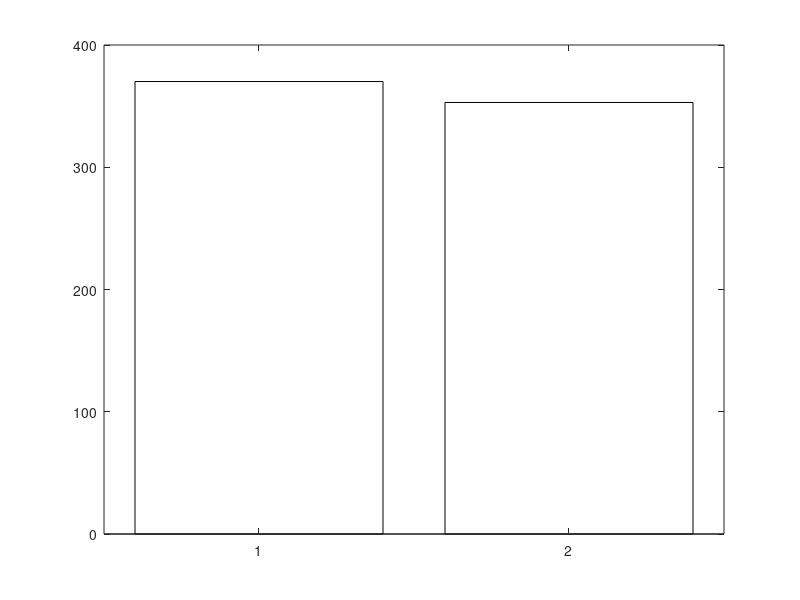

MATLAB code to generate this figure: (Note: this script raises an error after producing the figure.)
% Clear previous data and close all figures
clear;
close all;
clc;

% Données initiales pour la simulation sans amélioration
U_murs1_sans_am = 0.38; % Coefficient de transmission thermique (W/m².K)
U_murs2_sans_am = 0.38;
U_vitres_sans_am = 2.70;

A_fenetres = 137.72; % Surface des fenêtres (m²)
A_mur1 = 217.73;
A_mur2 = A_mur1;

U_tt = 0.79; % Ponts thermiques toiture terrasses
U_pii = 0.99; % Ponts thermiques planchers intermédiaires intérieurs
U_pie = 0.07; % Ponts thermiques planchers intermédiaires extérieurs
U_amei = 0.03; % Ponts thermiques angles murs extérieurs intérieurs
U_amee = 0.015; % Ponts thermiques angles murs extérieurs extérieurs

V = 4.31; % débit d'air de la CTA (m^3/s)
rau = 1.2; % kg/m^3
cp = 1005; % J/(kg.dT)

T_reelle = [5.6, 8.4, 10.7, 12.3, 17.8, 20.5, 23, 23.3, 17.5, 16.3, 10.2, 5.7]; % Température moyenne mensuelle

% Simulation sans amélioration
T_ref = 20;

Q_murs1_sans_am = U_murs1_sans_am * A_mur1 * max(0, (T_ref - T_reelle));
Q_murs2_sans_am = U_murs2_sans_am * A_mur2 * max(0, (T_ref - T_reelle));
Q_fenetres_sans_am = U_vitres_sans_am * A_fenetres * max(0, (T_ref - T_reelle));

Q_ponts_sans_am = 2 * (48.06 + 23.03) * (U_tt + U_pii + U_pie + U_amei + U_amee) * max(0, (T_ref - T_reelle));

Q_CTA_sans_am = V * rau * cp * max(0, (T_ref - T_reelle));

Q_total_sans_am = Q_murs1_sans_am + Q_murs2_sans_am + Q_fenetres_sans_am + Q_ponts_sans_am + Q_CTA_sans_am; % Puissance (W)

Q_sans_am = Q_total_sans_am / 1000; % Puissance (kW)

heures = 24;
mois = [31, 28, 31, 30, 31, 30, 31, 31, 30, 31, 30, 31]; % Nombre de jours par mois
efficacite = 0.89; % Efficacité du système de chauffage

E_quotidienne_sans_am = Q_sans_am * heures;

E_mensuelle_sans_am = E_quotidienne_sans_am .* mois; % Energie (kWh)

E_mensuelle_sans_am = E_mensuelle_sans_am / efficacite;

E_mensuelle_sans_am = E_mensuelle_sans_am / 1000; % Energie (MWh)

E_annuelle_sans_am = sum(E_mensuelle_sans_am);

% Simulation avec amélioration
U_murs1_avec_am = 0.28; % Coefficient de transmission thermique (W/m².K)
U_murs2_avec_am = 0.28;
U_vitres_avec_am = 1.00;

Q_murs1_avec_am = U_murs1_avec_am * A_mur1 * max(0, (T_ref - T_reelle));
Q_murs2_avec_am = U_murs2_avec_am * A_mur2 * max(0, (T_ref - T_reelle));
Q_fenetres_avec_am = U_vitres_avec_am * A_fenetres * max(0, (T_ref - T_reelle));

Q_ponts_avec_am = 2 * (48.06 + 23.03) * (U_tt + U_pii + U_pie + U_amei + U_amee) * max(0, (T_ref - T_reelle));

Q_CTA_avec_am = V * rau * cp * max(0, (T_ref - T_reelle));

Q_total_avec_am = Q_murs1_avec_am + Q_murs2_avec_am + Q_fenetres_avec_am + Q_ponts_avec_am + Q_CTA_avec_am; % Puissance (W)

Q_avec_am = Q_total_avec_am / 1000; % Puissance (kW)

E_quotidienne_avec_am = Q_avec_am * heures;

E_mensuelle_avec_am = E_quotidienne_avec_am .* mois; % Energie (kWh)

E_mensuelle_avec_am = E_mensuelle_avec_am / efficacite;

E_mensuelle_avec_am = E_mensuelle_avec_am / 1000; % Energie (MWh)

E_annuelle_avec_am = sum(E_mensuelle_avec_am);

chauffage_reel_2022 = 14.89 / 100 * [455000, 378000, 331000, 229000, 8000, 0, 0, 0, 0, 0, 477000, 300000]; % kWh

E_reelle = chauffage_reel_2022 / 1000;

% Création de l'histogramme pour la consommation annuelle
figure;
b = bar([1 2], [E_annuelle_sans_am, E_annuelle_avec_am], 'FaceColor', 'flat');
b.CData(1, :) = [0 0.4470 0.7410]; % Bleu pour la consommation sans amélioration
b.CData(2, :) = [0.8500 0.3250 0.0980]; % Orange pour la consommation avec amélioration
set(gca, 'XTickLabel', {'Sans amélioration', 'Avec amélioration'});
ylabel('Consommation annuelle (MWh)');
title('Consommation énergétique annuelle en 2022');

% Ajouter les valeurs au-dessus des barres
xtips1 = b(1).XEndPoints;
ytips1 = b(1).YEndPoints;
labels1 = string(b(1).YData);
text(xtips1, ytips1, labels1, 'VerticalAlignment', 'bottom', 'HorizontalAlignment', 'center');
